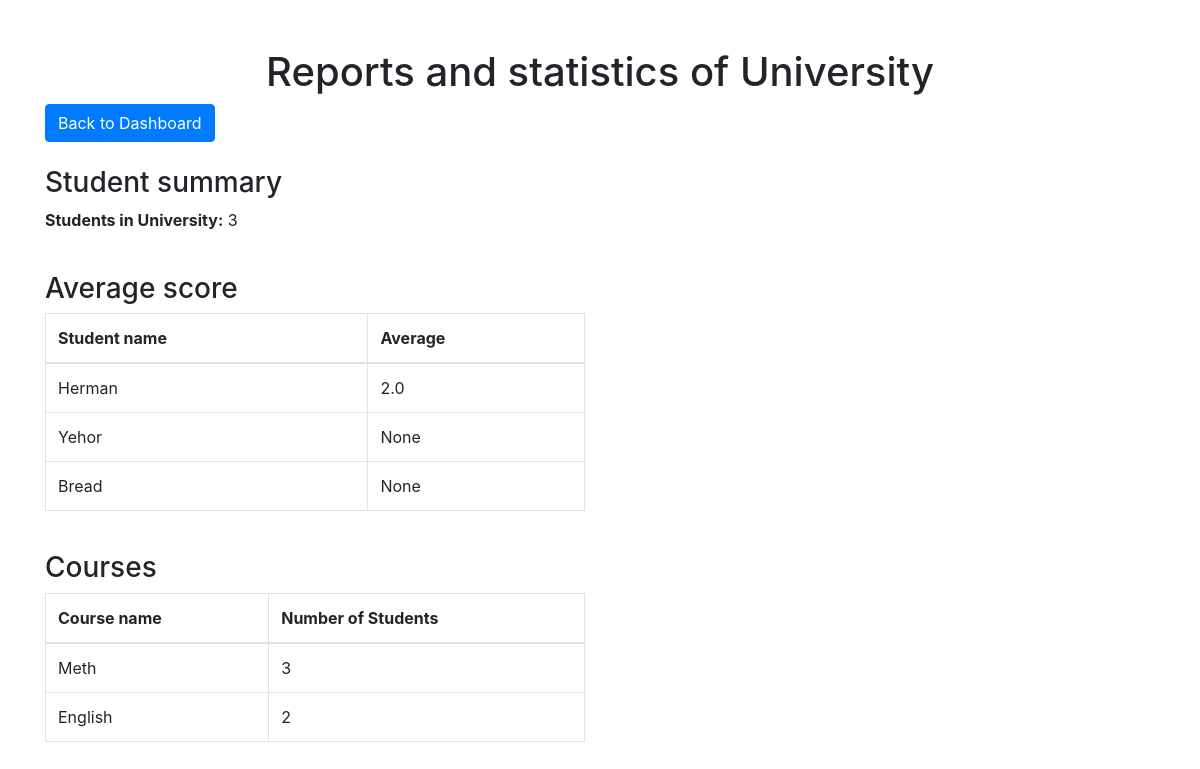
The page /reports on the database as committed earlier.
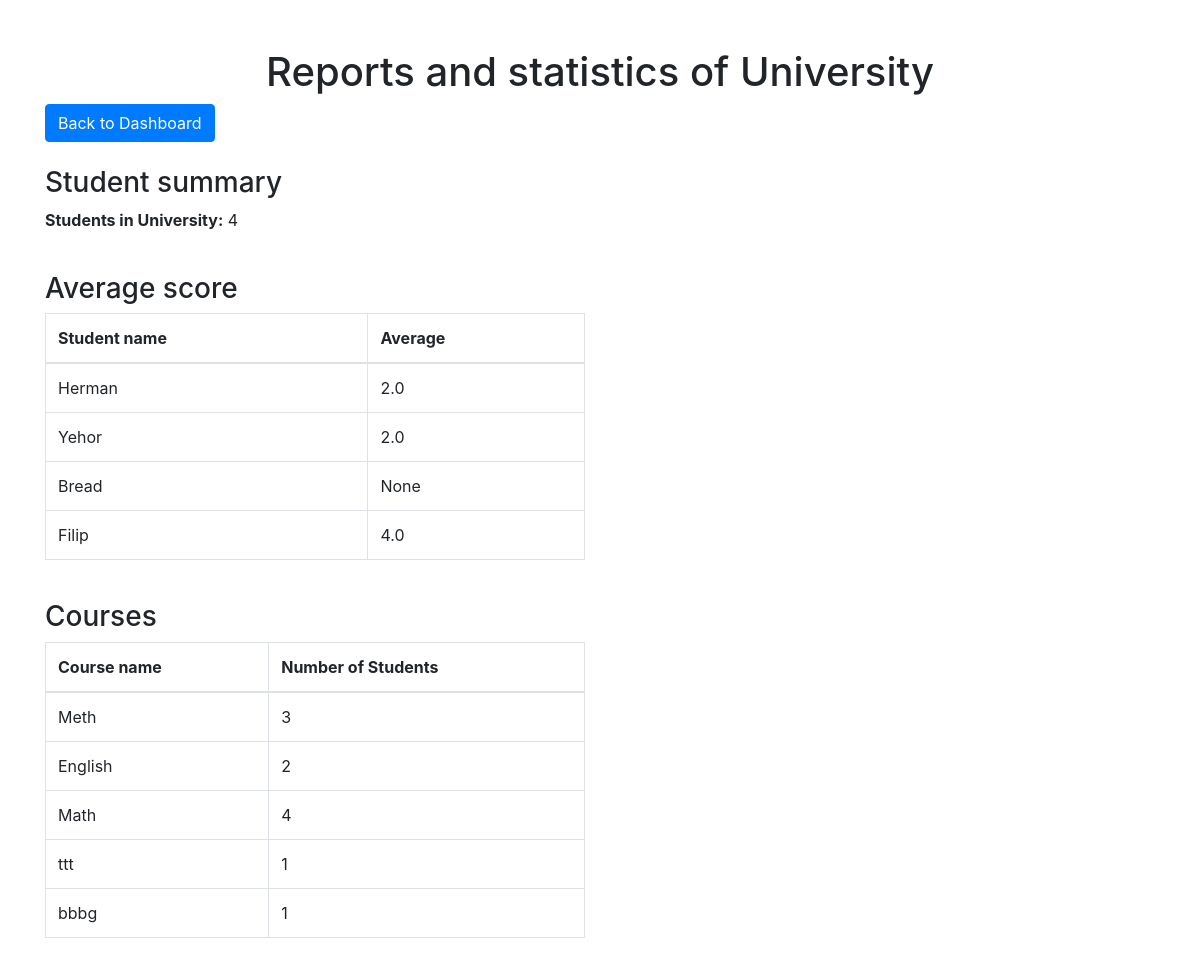
The same page on the database as committed later.
### models.py (models this page shows)
class BaseUser(UserMixin, db.Model):
    __abstract__ = True
    id = db.Column(db.Integer, primary_key=True)
    username = db.Column(db.String(150), unique=True, nullable=False)
    password = db.Column(db.String(150), nullable=False)
    first_name = db.Column(db.String(100), nullable=True)
    last_name = db.Column(db.String(100), nullable=True)
    account_type = db.Column(db.String(50), nullable=False)
    email = db.Column(db.String(150), nullable=True, unique=True)

class User(BaseUser):
    __tablename__ = 'user'
    major = db.Column(db.String(150), nullable=True)
    semester = db.Column(db.Integer, nullable=True)
    enrolled_courses = db.relationship('Course', secondary='enrollment', back_populates='students')

class Course(db.Model):
    id = db.Column(db.Integer, primary_key=True)
    name = db.Column(db.String(150), nullable=False)
    code = db.Column(db.String(50), nullable=False, unique=True, index=True)
    teacher_id = db.Column(db.Integer, db.ForeignKey('teacher.id'), nullable=False)
    students = db.relationship('User', secondary='enrollment', back_populates='enrolled_courses')
    course_schedule = db.relationship('Schedule', back_populates='course', cascade="all, delete-orphan")

### app.py (the view)
@app.route('/reports')
def reports():
    student_count = db.session.query(User).count()
    average_grades = db.session.query(User.id, User.first_name, db.func.avg(Enrollment.grade)).join(Enrollment).group_by(User.id).all()
    course_enrollment = db.session.query(Course.name, db.func.count(Enrollment.user_id)).join(Enrollment).group_by(Course.id).all()
    return render_template('reports.html', student_count=student_count, average_grades=average_grades, course_enrollment=course_enrollment)

### templates/reports.html (shortened to what this page needs)
<!DOCTYPE html>
<html lang="en">
<head>
    <link href="https://cdn.jsdelivr.net/npm/bootstrap@5.3.0/dist/css/bootstrap.min.css" rel="stylesheet">
</head>
<body>
    <div class="container mt-5">
        <h1 class="text-center">Reports and statistics of University</h1>
        <a href="{{ url_for('admin_page') }}" class="btn btn-primary">Back to Dashboard</a>
        <div class="row mt-4">
            <div class="col-md-6">
                <h3>Student summary</h3>
                <p><strong>Students in University:</strong> {{ student_count }}</p>
            </div>
        </div>
        <div class="row mt-4">
            <div class="col-md-6">
                <h3>Average score</h3>
                <table class="table table-bordered">
                    <thead>
                        <tr>
                            <th>Student name</th>
                            <th>Average</th>
                        </tr>
                    </thead>
                    <tbody>
                        {% for student in average_grades %}
                        <tr>
                            <td>{{ student[1] }}</td>
                            <td>{{ student[2] }}</td>
                        </tr>
                        {% endfor %}
                    </tbody>
                </table>
            </div>
        </div>
        <div class="row mt-4">
            <div class="col-md-6">
                <h3>Courses</h3>
                <table class="table table-bordered">
                    <thead>
                        <tr>
                            <th>Course name</th>
                            <th>Number of Students</th>
                        </tr>
                    </thead>
                    <tbody>
                        {% for course in course_enrollment %}
                        <tr>
                            <td>{{ course[0] }}</td>
                            <td>{{ course[1] }}</td>
                        </tr>
                        {% endfor %}
                    </tbody>
                </table>
            </div>
        </div>
    </div>
    <link rel="stylesheet" href="https://cdn.jsdelivr.net/npm/bootstrap@4.3.1/dist/css/bootstrap.min.css">
</body>
</html>

Rows that differ between the two databases and show on the page:
computed for User "Yehor": student "None" → "2.0"
added User: first_name "Filip", student "4.0"
added Course: name "Math", id "4"
added Course: name "ttt", course "1"
added Course: name "bbbg", course "1"
Other text that changed with them:
{{ student_count }}: "3" → "4"
